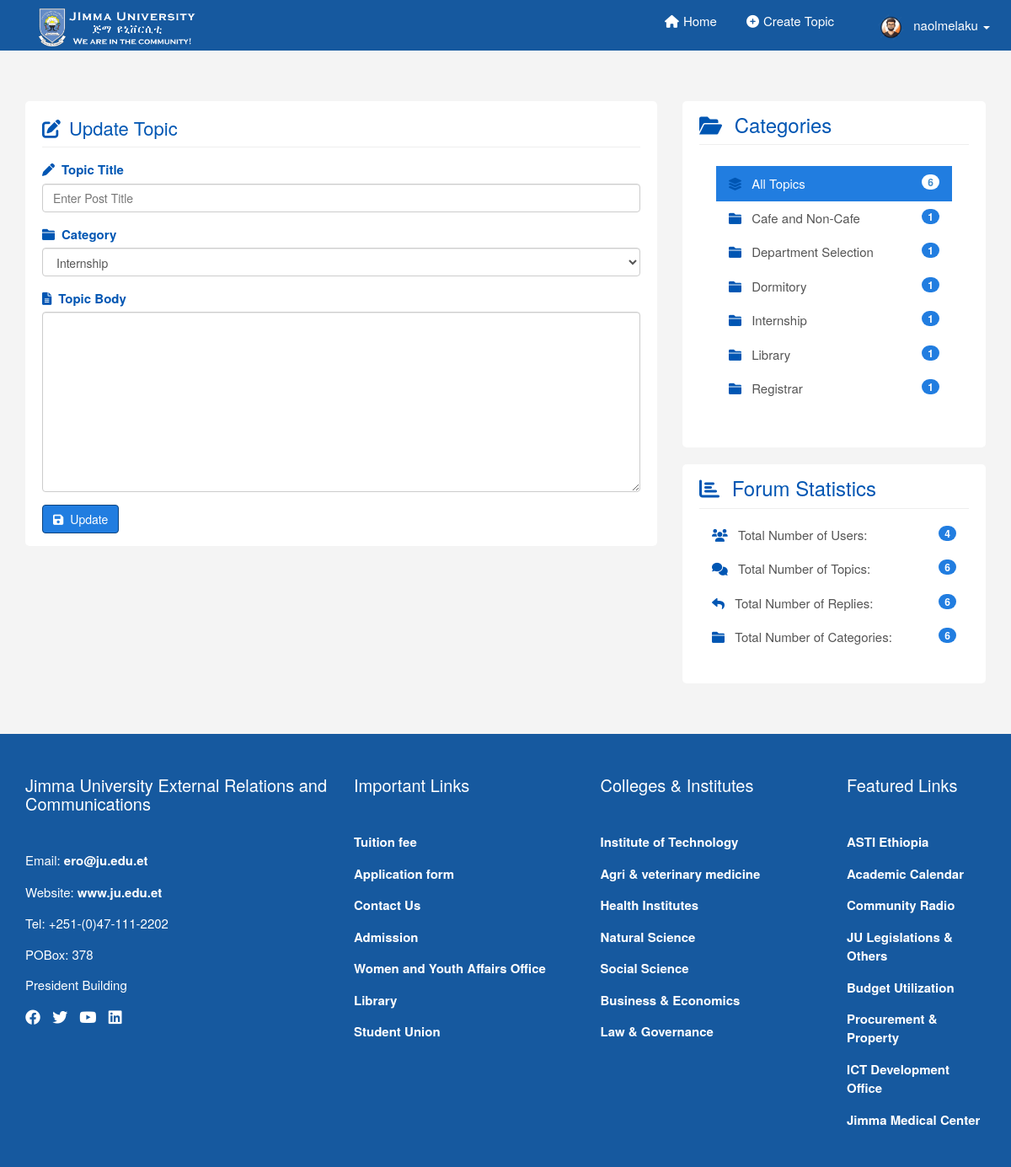
Screenshot of /topics/update.php (signed in) with the database file from the repository.
### tables this page shows
CREATE TABLE `categories` (
  `id` int(5) NOT NULL,
  `name` varchar(200) NOT NULL,
  `created_at` timestamp NOT NULL DEFAULT current_timestamp() ON UPDATE current_timestamp()
);

### topics/update.php (the view, shortened to what this page needs)
<?php require "../includes/header.php";
require "../config/config.php";
 ?>
 <?php
$categories_select = $conn->query("SELECT * FROM categories");
$categories_select->execute();
$allCats = $categories_select->fetchAll(PDO::FETCH_OBJ);
?>
<div class="container" style="margin-top: 60px;">
		<div class="row">
			<div class="col-md-8">
				<div class="main-col">
					<div class="block">
						<h1 class="pull-left"><i class="fas fa-edit" style="margin-right: 10px;"></i>Update Topic</h1>
						<div class="clearfix"></div>
						<hr>
						<form role="form" method="POST" action="update.php?id=<?php echo $id; ?>">
							<div class="form-group">
								<label><i class="fas fa-pen" style="margin-right: 8px;"></i>Topic Title</label>
								<input type="text" value="<?php echo $topic->title; ?>" class="form-control" name="title" placeholder="Enter Post Title">
							</div>
							<div class="form-group">
								<label><i class="fas fa-folder" style="margin-right: 8px;"></i>Category</label>
								<select name="category" class="form-control">
									<?php foreach($allCats as $cat) : ?>
									<option value="<?php echo $cat->name ?>" <?php echo ($cat->name == $topic->category) ? 'selected' : ''; ?>>
										<?php echo $cat->name ?>
									</option>
									<?php endforeach; ?>
								</select>
							</div>
								<div class="form-group">
									<label><i class="fas fa-file-alt" style="margin-right: 8px;"></i>Topic Body</label>
									<textarea id="body" rows="10" cols="80" class="form-control" name="body" > <?php echo $topic->body; ?> </textarea>
								</div>
							<button type="submit" name="submit" class="color btn btn-default"><i class="fas fa-save" style="margin-right: 8px;"></i>Update</button>
						</form>
					</div>
				</div>
			</div>
			<?php require "../includes/footer.php"; ?>

### includes/footer.php (shortened to what this page needs)
<?php
$topics = $conn->query("SELECT COUNT(*) AS all_topics FROM topics");
$topics->execute();
$allTopics = $topics->fetch(PDO::FETCH_OBJ);
$categories = $conn->query("SELECT categories.id AS id, categories.name AS name,
  COUNT(topics.category) AS count_category FROM categories LEFT JOIN topics
   ON categories.name = topics.category GROUP BY (topics.category)");
$categories->execute();
$allCategories = $categories->fetchALL(PDO::FETCH_OBJ);
$users = $conn->query("SELECT COUNT(*) AS count_users FROM users");
$users->execute();
$allUsers = $users->fetch(PDO::FETCH_OBJ);
$topics = $conn->query("SELECT COUNT(*) AS count_topics FROM topics");
$topics->execute();
$allTopics_count = $topics->fetch(PDO::FETCH_OBJ);
$categories_count = $conn->query("SELECT COUNT(*) AS categories_count FROM categories");
$categories_count->execute();
$allCategorie_count = $categories_count->fetch(PDO::FETCH_OBJ);
$replies = $conn->query("SELECT COUNT(*) AS count_replies FROM replies");
$replies->execute();
$allReplies_count = $replies->fetch(PDO::FETCH_OBJ);
?>
<div class="col-md-4">
    <div class="sidebar">
                <div class="block">
            <h3><i class="fas fa-folder-open" style="color: #0056b3; margin-right: 8px;"></i> Categories</h3>
            <div class="list-group block">
                <?php
                $current_category = isset($_GET['name']) ? $_GET['name'] : '';
                $is_homepage = !isset($_GET['name']);
                ?>
                <a href="<?php echo APPURL;?>"
                class="list-group-item <?php echo $is_homepage ? 'active' : ''; ?>">
                    <i class="fas fa-layer-group" style="color: #0056b3; margin-right: 8px;"></i> All Topics
                    <span class="color badge pull-right"><?php echo $allTopics->all_topics;?></span>
                </a>
                <?php foreach($allCategories as $category): ?>
                    <a href="<?php echo APPURL; ?>/categories/show.php?name=<?php echo $category->name; ?>"
                    class="list-group-item <?php echo ($current_category == $category->name) ? 'active' : ''; ?>">
                        <i class="fas fa-folder" style="color: #0056b3; margin-right: 8px;"></i> <?php echo $category->name; ?>
                        <span class="color badge pull-right"><?php echo $category->count_category; ?></span>
                    </a>
                <?php endforeach; ?>
            </div>
        </div>
            <div class="block" style="margin-top: 20px;">
                <h3><i class="fas fa-chart-bar" style="color: #0056b3; margin-right: 8px;"></i> Forum Statistics</h3>
                <div class="list-group">
                    <a href="#" class="list-group-item">
                        <i class="fas fa-users" style="color: #0056b3; margin-right: 8px;"></i> Total Number of Users:
                        <span class="color badge pull-right"><?php echo $allUsers->count_users; ?></span>
                    </a>
                    <a href="#" class="list-group-item">
                        <i class="fas fa-comments" style="color: #0056b3; margin-right: 8px;"></i> Total Number of Topics:
                        <span class="color badge pull-right"><?php echo $allTopics_count->count_topics; ?></span>
                    </a>
                    <a href="#" class="list-group-item">
                        <i class="fas fa-reply" style="color: #0056b3; margin-right: 8px;"></i> Total Number of Replies:
                        <span class="color badge pull-right"><?php echo $allReplies_count->count_replies; ?></span>
                    </a>
                    <a href="#" class="list-group-item">
                        <i class="fas fa-folder" style="color: #0056b3; margin-right: 8px;"></i> Total Number of Categories:
                        <span class="color badge pull-right"><?php echo $allCategorie_count->categories_count; ?></span>
                    </a>
                </div>
            </div>
    </div>
</div>
</div>
</div>
<footer class="footer">
    <div class="container">
        <div class="row">
            <div class="col-md-4">
                <h3>Jimma University External Relations and Communications</h3>
                <p>Email: <a href="mailto:ero@ju.edu.et">ero@ju.edu.et</a></p>
                <p>Website: <a href="https://www.ju.edu.et" target="_blank">www.ju.edu.et</a></p>
                <p>Tel: +251-(0)47-111-2202</p>
                <p>POBox: 378</p>
                <p>President Building</p>
                <div class="social-icons">
                    <a href="https://web.facebook.com/JimmaUniv/?_rdc=1&_rdr#"><i class="fab fa-facebook"></i></a>
                    <a href="https://x.com/JimmaUniv"><i class="fab fa-twitter"></i></a>
                    <a href="https://www.youtube.com/channel/UCtyhlHBXkxzIsS20ZPd3vow"><i class="fab fa-youtube"></i></a>
                    <a href="https://www.linkedin.com/school/jimma-university/posts/?feedView=all"><i class="fab fa-linkedin"></i></a>
                </div>
            </div>
            <div class="col-md-3">
                <h3>Important Links</h3>
                <ul>
                    <li><a href="https://ju.edu.et/tuition-fee-2/">Tuition fee</a></li>
                    <li><a href="https://ju.edu.et/application-for-graduate-admission/">Application form</a></li>
                    <li><a href="https://ju.edu.et/contact-us/">Contact Us</a></li>
                    <li><a href="https://ju.edu.et/admission/">Admission</a></li>
                    <li><a href="https://ju.edu.et/women-and-youth-affairs-office-2/">Women and Youth Affairs Office</a></li>
                    <li><a href="https://ju.edu.et/ju-library/">Library</a></li>
                    <li><a href="https://ju.edu.et/student-union/">Student Union</a></li>
                </ul>
            </div>
            <div class="col-md-3">
                <h3>Colleges & Institutes</h3>
                <ul>
                    <li><a href="https://ju.edu.et/jit/">Institute of Technology</a></li>
                    <li><a href="https://ju.edu.et/agri/">Agri & veterinary medicine</a></li>
                    <li><a href="https://ju.edu.et/health-institute/">Health Institutes</a></li>
                    <li><a href="https://ju.edu.et/natural-sciences/">Natural Science</a></li>
                    <li><a href="https://ju.edu.et/social-sciences-and-humanities/">Social Science</a></li>
                    <li><a href="https://ju.edu.et/college-of-business-and-conomics/">Business & Economics</a></li>
                    <li><a href="https://ju.edu.et/law-and-governance/">Law & Governance</a></li>
                </ul>
            </div>
            <div class="col-md-2">
                <h3>Featured Links</h3>
                <ul>
                    <li><a href="https://www.asti.cgiar.org/ethiopia">ASTI Ethiopia</a></li>
                    <li><a href="https://ju.edu.et/academic-calendar/">Academic Calendar</a></li>
                    <li><a href="https://ju.edu.et/community-radio/">Community Radio</a></li>
                    <li><a href="https://ju.edu.et/plan-and-programme-budget/">JU Legislations & Others</a></li>
                    <li><a href="https://ju.edu.et/budget-utilization/">Budget Utilization</a></li>
                    <li><a href="https://ju.edu.et/jimma-university-procurement-property-administration-directorate-office/">Procurement & Property</a></li>
                    <li><a href="https://ju.edu.et/ict/">ICT Development Office</a></li>
                    <li><a href="https://ju.edu.et/jimma-medical-center/">Jimma Medical Center</a></li>
                </ul>
            </div>
        </div>
    </div>
</footer>
<link rel="stylesheet" href="https://cdnjs.cloudflare.com/ajax/libs/font-awesome/6.0.0/css/all.min.css">
</body>
</html>

### css/custom.css (style rules this page uses)
body { padding-top: 60px; background:#f4f4f4; font-size:15px; }
a { color:#0560c2; }
ul { padding:0; margin:0; list-style:none; }
hr { margin:10px 0 15px 0; }
h3 { margin-bottom:5px; }
.block { background:#fff; border-radius:5px; padding: 15px 20px; margin-bottom:20px; }
.main-col { overflow:auto; }
.main-col h1 { font-size:22px; margin:5px 0 0 0; padding:0; }
.sidebar .block h3 { margin:0 0 10px 0; padding-bottom:10px; border-bottom:#eee solid 1px; color: #0056b3; }
a.list-group-item.active, a.list-group-item.active:hover, a.list-group-item.active:focus { background:#217de0; border-radius:0; }
.list-group-item { border:0 }
.btn-default { background: #0b437f; border-color: #0b437f; }
.color { background-color: #217de0; color: white; }
.footer { background: #16599f; color: white; padding: 30px 0; margin-top: 40px; }
.footer h3 { color: white; font-size: 20px; margin-bottom: 45px; }
.footer p { margin-bottom: 15px; }
.footer a { color: white; text-decoration: none; font-weight: bold; }
.footer ul { list-style: none; padding-left: 0; }
.footer li { margin-bottom: 15px; }
.social-icons { margin-top: 10px; }
.social-icons a { margin-right: 10px; font-size: 18px; margin-bottom: 10px; }
.pull-left { color: #0056b3; }
.main-col h1.pull-left { color: #0056b3; }
h1 { color: #0056b3; }
.form-group label { color: #0056b3 !important; }

### rows the page displays
categories: name "Cafe and Non-Cafe", count_category "1"
categories: name "Department Selection", count_category "1"
categories: name "Dormitory", count_category "1"
categories: name "Internship", count_category "1"
categories: name "Library", count_category "1"
categories: name "Registrar", count_category "1"

### other values shown
$_SESSION['username'] "naolmelaku"
$allTopics->all_topics "6"
$allUsers->count_users "4"
$allTopics_count->count_topics "6"
$allReplies_count->count_replies "6"
$allCategorie_count->categories_count "6"
form field category "Internship"
